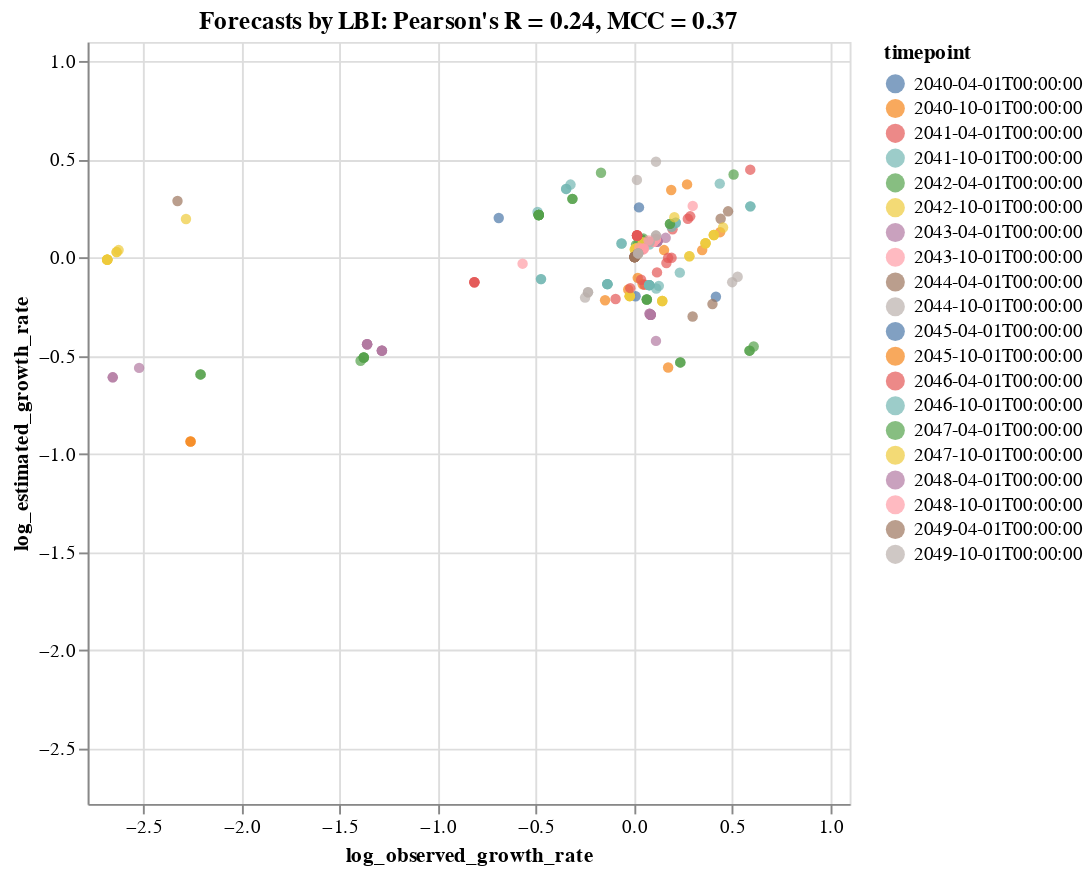

Here is the notebook cell this chart was saved with:
### Code cell
tooltip_attributes = ["observed_growth_rate:Q", "estimated_growth_rate:Q", "timepoint:N", "frequency:Q", "frequency_final:Q",
                      "projected_frequency:Q", "clade_membership:N"]

chart = alt.Chart(complete_clade_frequencies).mark_circle().encode(
    alt.X("log_observed_growth_rate:Q", scale=alt.Scale(domain=(log_lower_limit, log_upper_limit))),
    alt.Y("log_estimated_growth_rate:Q", scale=alt.Scale(domain=(log_lower_limit, log_upper_limit))),
    alt.Color("timepoint:N"),
    alt.Tooltip(tooltip_attributes)
).properties(
    width=400,
    height=400,
    title="Forecasts by LBI: Pearson's R = %.2f, MCC = %.2f" % (r, mcc)
).interactive()

#chart.save("forecast_log_growth_correlation_natural_lbi.svg")
chart

### Figure 1 — Vega-Lite specification as saved in the notebook (floating-point values rounded to 4 significant figures; data arrays with more than 128 entries replaced by an {"elided": "..."} marker saying what was removed)
{"$schema": "https://vega.github.io/schema/vega-lite/v3.3.0.json", "config": {"mark": {"tooltip": null}, "view": {"height": 300, "width": 400}}, "data": {"name": "data-ad8f15c1b077e301a86f4a174b8e1f20"}, "datasets": {"data-ad8f15c1b077e301a86f4a174b8e1f20": {"elided": "210 records"}}, "encoding": {"color": {"field": "timepoint", "type": "nominal"}, "tooltip": [{"field": "observed_growth_rate", "type": "quantitative"}, {"field": "estimated_growth_rate", "type": "quantitative"}, {"field": "timepoint", "type": "nominal"}, {"field": "frequency", "type": "quantitative"}, {"field": "frequency_final", "type": "quantitative"}, {"field": "projected_frequency", "type": "quantitative"}, {"field": "clade_membership", "type": "nominal"}], "x": {"field": "log_observed_growth_rate", "scale": {"domain": [-2.782, 1.1]}, "type": "quantitative"}, "y": {"field": "log_estimated_growth_rate", "scale": {"domain": [-2.782, 1.1]}, "type": "quantitative"}}, "height": 400, "mark": "circle", "selection": {"selector001": {"bind": "scales", "encodings": ["x", "y"], "type": "interval"}}, "title": "Forecasts by LBI: Pearson's R = 0.24, MCC = 0.37", "width": 400}
